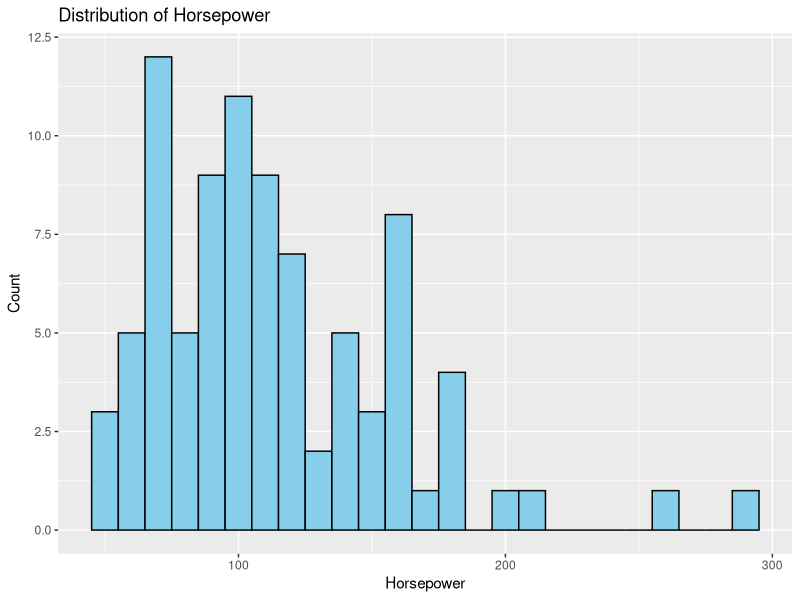
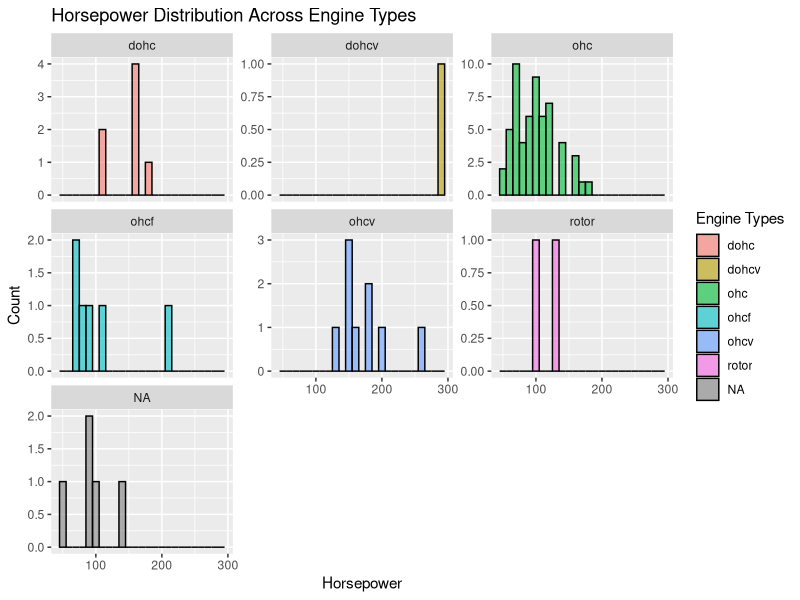
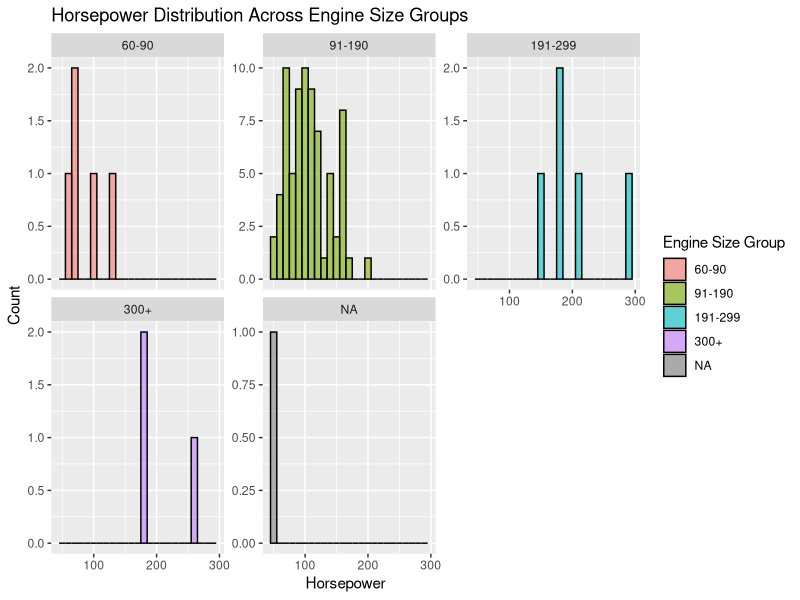

Write the R code that produced these figures, in order.
## ---- chunk 1
knitr::opts_chunk$set(echo = TRUE,
                      comment = "",
                      message = FALSE,
                      warning = FALSE)
## ---- chunk 2
#Read the dataset and replace "?" with NA
engine <- read.csv("Engine.csv", na.strings = "?")
automobile <- read.csv("Automobile.csv", na.strings = "?")
maintenance <- read.csv("Maintenance.csv", na.strings = "?")
## ---- chunk 3
#Inspect the structure of the dataset "Engine.csv"
str(engine)
#Inspect the structure of the dataset "Automobile.csv"
str(automobile)
#Inspect the structure of the dataset "Maintenance.csv"
str(maintenance)
## ---- chunk 4
#Count total missing values after replacing "?" with NA
cat("Missing values in Engine:", sum(is.na(engine)), "\n")
cat("Missing values in Automobile:", sum(is.na(automobile)), "\n")
cat("Missing values in Maintenance:", sum(is.na(maintenance)), "\n")
## ---- chunk 5
# Check which columns contain NA in the Engine dataset
colSums(is.na(engine))
# Count number of rows in Engine affected by missing values
rows_with_na <- sum(rowSums(is.na(engine)) > 0)
cat("Rows with missing values in Engine:", rows_with_na, "\n")
## ---- chunk 6
#Convert categorical variables to factors
automobile$BodyStyles <- as.factor(automobile$BodyStyles)
engine$FuelTypes <- as.factor(engine$FuelTypes)
maintenance$ErrorCodes <- as.factor(maintenance$ErrorCodes)

#Compute the median Horsepower for imputation
median_hp <- median(engine$Horsepower, na.rm = TRUE)

#Replace the missing Horsepower values with median
engine$Horsepower[is.na(engine$Horsepower)] <- median_hp
## ---- chunk 7
# Distribution of Horsepower Across Engine Types
library(ggplot2)

#Visualize Horsepower distribution
ggplot(engine, aes(x = Horsepower)) +
  geom_histogram(binwidth = 10, fill = "skyblue", color = "black") +
  labs(title = "Distribution of Horsepower", 
       x = "Horsepower", 
       y = "Count")
## ---- chunk 8
# Distribution of Horsepower Across Engine Types
library(ggplot2)

# Histogram of Horsepower for each engine type
ggplot(engine, aes(x = Horsepower, fill = EngineType)) +
  geom_histogram(binwidth = 10, alpha = 0.6, color = "black") +
  facet_wrap(~EngineType, scales="free_y") +
  labs(title = "Horsepower Distribution Across Engine Types",
       x = "Horsepower",
       y = "Count",
       fill = "Engine Types")
## ---- chunk 9
# Create Engine Size Groups
engine$SizeGroup <- cut(engine$EngineSize,
  breaks = c(60, 90, 190, 299, Inf),
  labels = c("60-90", "91-190", "191-299", "300+"))

#Create table for Engine Size Groups
table (engine$SizeGroup)

#Facet_wrap Histogram of Horsepower by Size Groups
ggplot(engine, aes(x = Horsepower, fill = SizeGroup)) +
  geom_histogram(binwidth = 10, alpha = 0.6, color = "black") +
  facet_wrap(~ SizeGroup, scales = "free_y") +
  labs(title = "Horsepower Distribution Across Engine Size Groups",
       x = "Horsepower", 
       y = "Count",
       fill = "Engine Size Group")
## ---- chunk 10
t_test_fuel <- t.test(CityMpg ~ FuelTypes, 
                      data = merge(automobile, engine, by = "EngineModel"))
t_test_fuel
## ---- chunk 11
# Mean CityMpg by DriveWheels
city_means <- aggregate(CityMpg ~ DriveWheels, data = automobile, mean)
city_means

# One-way ANOVA for CityMpg
anova_city <- aov(CityMpg ~ DriveWheels, data = automobile)
summary (anova_city)

# Mean HighwayMpg by DriveWheels
highway_means <- aggregate(HighwayMpg ~ DriveWheels, data = automobile, mean)
highway_means

# One-way ANOVA for HighwayMpg
anova_highway <- aov(HighwayMpg ~ DriveWheels, data = automobile)
summary (anova_highway)
## ---- chunk 12
# Filter trouble-related cases
trouble <- maintenance[maintenance$ErrorCodes != 0, ]

# List top 5 most common troubles
top5_troubles <- sort(table(trouble$Troubles), decreasing = TRUE)[1:5]
top5_troubles
